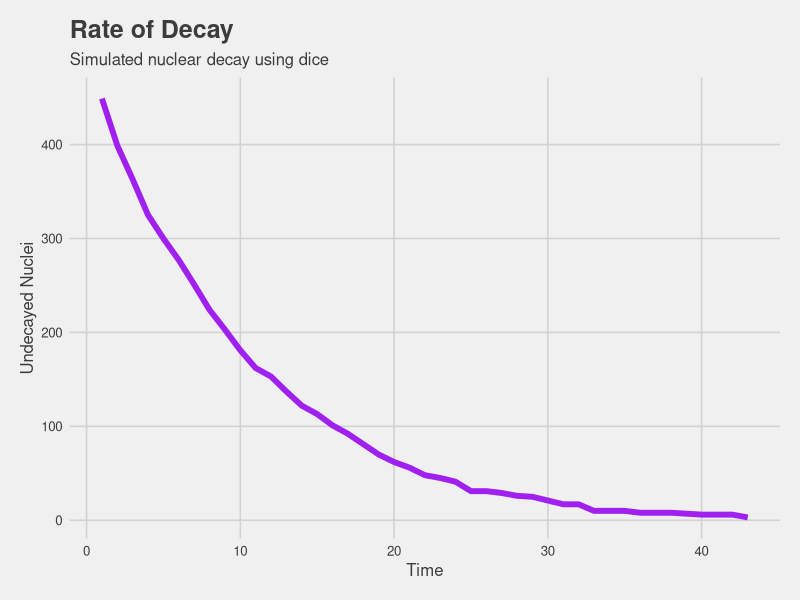

The R source for this figure:
#simulate nuclear decay with a starting pool of 500 dice
#roll all 500 at once. Remove all 3s or 9s. Re-roll remaining dice
#the pattern will imitate the rate of nuclear decay (illustrating half-life)

#structure of a repeat:
#repeat{
# if(condition){
# break
# }
#}


library(tidyr)
library(ggplot2)


dice = 500 #number of dice to start (total number of atoms to decay)
count = 0 #counter that keeps track of number of loops
size = 500 #size of beginning dice pool, SHOULD change with each loop

table <- c() #empty table to collect rows of observations

repeat{ #begin outer loop
  size = dice
  count = count + 1
  xDice = 0
  tDice = 0
  nDice = 0
  totalRemoved = 0
  
  repeat { #begin inner loop
    {
      size = size - 1
      x <- sample(c(1:20),1)
      {
        if(x == 3) {
          tDice <- tDice + 1
        } # if 1
        else if (x == 9) {
          nDice <- nDice + 1
        } #if 2
        else {
          xDice <- xDice + 1
        } #if 3
      }# all if statements
    } #total dice roll loop (inner)
    
      if(size == 0) {
        break
    } #break cue
  } #end of loop

  dice = dice - nDice - tDice
  totalRemoved = tDice + nDice
  table <- rbind(table, c(count, nDice, tDice, totalRemoved, dice))
  if (dice <= 5){
    break
  }
}

colnames(table) <- c("Round", "3Dice", "9Dice", "TotalRemoved", "DiceLeft")
print(table)

#now for plotting the decay rate
library(ggthemes)
table <- data.frame(rbind(table))

ggplot(table) + 
  geom_line(mapping = aes(x = Round, y = DiceLeft), color = "purple", size = 2) + 
  labs(title = "Rate of Decay",
       subtitle = "Simulated nuclear decay using dice",
       x = "Time",
       y = "Undecayed Nuclei") +
  theme_fivethirtyeight() +
  theme(axis.title = element_text())


